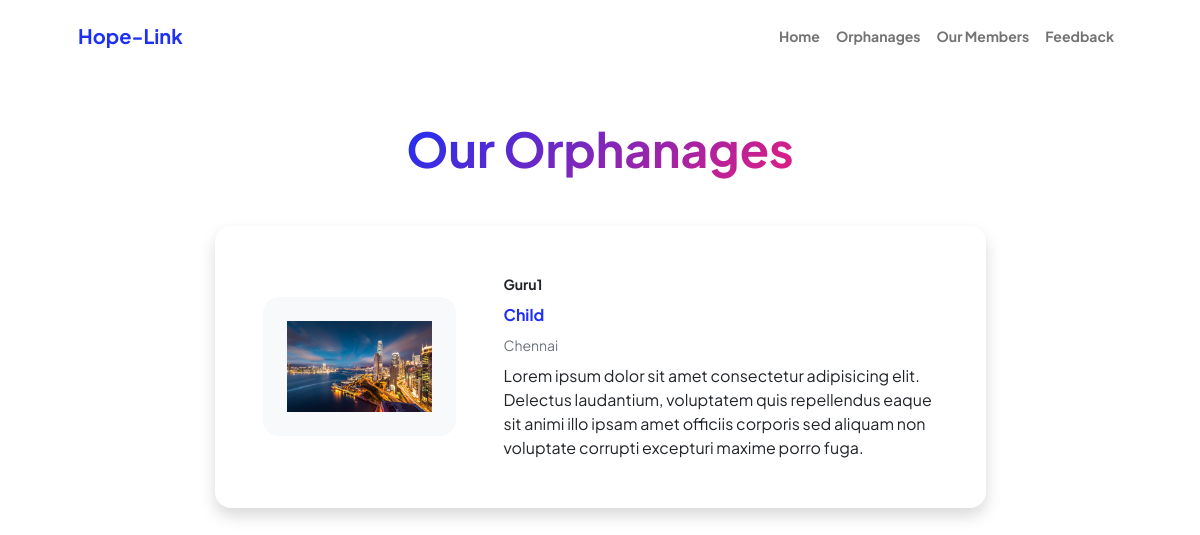
/orphanages.php, run on the app's committed database.
### tables this page shows
CREATE TABLE `orphanage_tbl` (
  `id` int(11) NOT NULL,
  `orphanage_id` int(255) NOT NULL,
  `orphanage_name` varchar(255) NOT NULL,
  `orphanage_category` varchar(255) NOT NULL,
  `orphanage_image` varchar(255) NOT NULL,
  `orphanage_location` varchar(255) NOT NULL,
  `status` int(1) NOT NULL DEFAULT 0
);

### orphanages.php (the view, shortened to what this page needs)
<?php include 'header.php'; ?>
<?php include 'db-connection.php'; ?>
        <div class="container px-5 my-5">
            <div class="text-center mb-5">
                <h1 class="display-5 fw-bolder mb-0"><span class="text-gradient d-inline">Our Orphanages</span></h1>
            </div>
            <div class="row gx-5 justify-content-center">
                <div class="col-lg-11 col-xl-9 col-xxl-8">
                    <section>
                        <?php
                    $sql = "SELECT * FROM orphanage_tbl";
                    $result = $conn->query($sql);
                    if ($result->num_rows > 0) {
                      while($row = $result->fetch_assoc()) {
                  ?>
                        <div class="card shadow border-0 rounded-4 mb-5">
                            <div class="card-body p-5">
                                <div class="row align-items-center gx-5">
                                    <div class="col text-center text-lg-start mb-4 mb-lg-0">
                                        <div class="bg-light p-4 rounded-4">
                                            <img src="<?php echo "uploads/".$row["orphanage_image"]; ?>" class="w-100" alt="<?php echo $row["orphanage_image"]; ?>">
                                        </div>
                                    </div>
                                    <div class="col-lg-8">
                                            <div class="small fw-bolder"><?php echo $row["orphanage_name"]; ?></div>
                                        <div class="text-primary fw-bolder mb-2 mt-2"><?php echo $row["orphanage_category"]; ?></div>
                                            <div class="small text-muted mb-2"><?php echo $row["orphanage_location"]; ?></div>
                                            <div>Lorem ipsum dolor sit amet consectetur adipisicing elit. Delectus laudantium, voluptatem quis repellendus eaque sit animi illo ipsam amet officiis corporis sed aliquam non voluptate corrupti excepturi maxime porro fuga.</div></div>
                                </div>
                            </div>
                        </div>
                        <?php
                      }
                    }
                      else {
                        echo "0 results";
                      }
                ?>
                    </section>
                </div>
            </div>
        </div>

### data on the page
orphanage_tbl: orphanage_image (picture), orphanage_name "Guru1", orphanage_category "Child", orphanage_location "Chennai"
